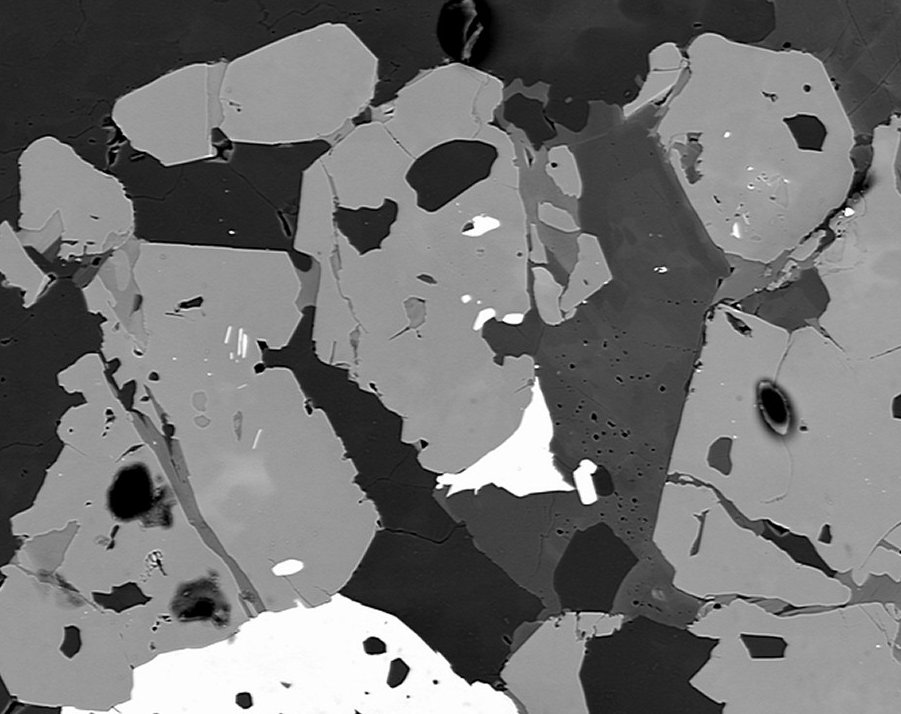
#> input picture data/BSE_Google.jpg, 901 x 714 px
$ python imgae_filter_by_discrete_fourier_transform.py
#> lines starting #> are read from the running program, lines starting #| are printed output that depends on the picture
# Fourier Transform Filtering Demo
# This script shows how to use FFT to apply a High Pass Filter (HPF)
# to an image, then reconstruct the image using inverse FFT.

import cv2
from matplotlib import pyplot as plt
import numpy as np


# ---------------------------------------------------
# STEP 1: Load image in grayscale
# ---------------------------------------------------

img = cv2.imread("../data/BSE_Google.jpg", 0)
#> img is the input picture: shape (714, 901); min 0, max 255, mean 114.8

# ---------------------------------------------------
# STEP 2: Compute the Fourier Transform
# ---------------------------------------------------

# OpenCV DFT requires float32 input.
# The output has 2 channels:
# channel 0 = real part
# channel 1 = imaginary part
dft = cv2.dft(
    np.float32(img),
    flags=cv2.DFT_COMPLEX_OUTPUT
)

# Move the low-frequency components to the center.
# Without this, low frequencies are located at the top-left corner.
dft_shift = np.fft.fftshift(dft)

# Compute the magnitude spectrum.
# magnitude = sqrt(real^2 + imaginary^2)
# log is used to make the spectrum easier to visualize.
magnitude_spectrum = 20 * np.log(
    cv2.magnitude(
        dft_shift[:, :, 0],
        dft_shift[:, :, 1]
    ) + 1
)
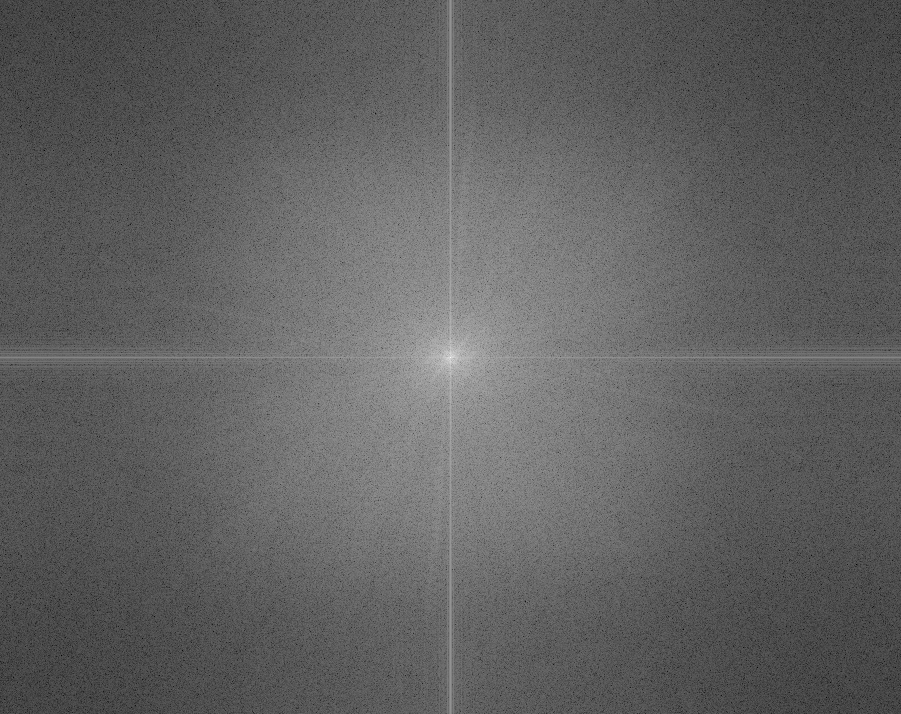
#> magnitude_spectrum: shape (714, 901) float32; min 27.73, max 362.3, mean 155.1; drawn with min black and max white


# ---------------------------------------------------
# STEP 3: Create a circular High Pass Filter mask
# ---------------------------------------------------

# Get image size
rows, cols = img.shape
#> rows = 714; cols = 901

# Find the center of the image
crow, ccol = rows // 2, cols // 2
#> crow = 357; ccol = 450

# Start with a mask full of 1s.
# Shape is (rows, cols, 2) because DFT has real and imaginary channels.
mask = np.ones((rows, cols, 2), np.uint8)

# Radius of the blocked center area
r = 80

# Create coordinate grids
x, y = np.ogrid[:rows, :cols]
#> x = 714 values from 0 to 713

# Select pixels inside the center circle
mask_area = (x - crow) ** 2 + (y - ccol) ** 2 <= r ** 2

# Set the center circle to 0.
# This blocks low frequencies.
mask[mask_area] = 0


# ---------------------------------------------------
# STEP 4: Apply the mask in frequency space
# ---------------------------------------------------

# Multiplying by the mask removes selected frequencies.
# 1 means keep the frequency.
# 0 means remove the frequency.
fshift = dft_shift * mask

# Visualize the filtered frequency spectrum
fshift_mask_mag = 20 * np.log(
    cv2.magnitude(
        fshift[:, :, 0],
        fshift[:, :, 1]
    ) + 1
)
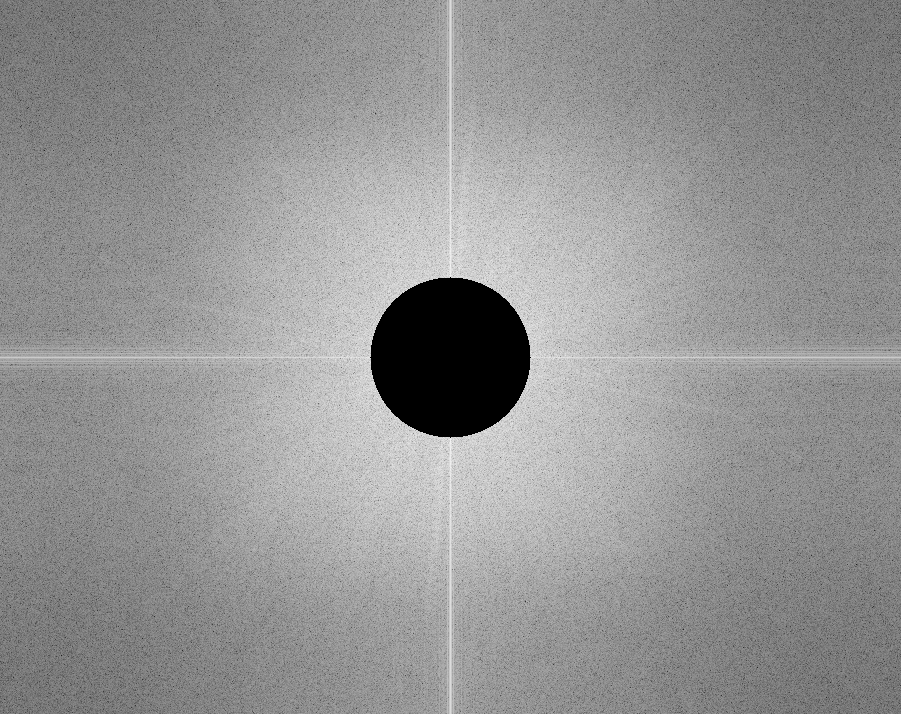
#> fshift_mask_mag: shape (714, 901) float32; min 0, max 245.3, mean 148.2


# ---------------------------------------------------
# STEP 5: Inverse Fourier Transform
# ---------------------------------------------------

# Move the frequency spectrum back to OpenCV's original FFT layout
f_ishift = np.fft.ifftshift(fshift)

# Convert frequency space back to image space
img_back = cv2.idft(f_ishift)

# Convert complex output back to magnitude image
img_back = cv2.magnitude(
    img_back[:, :, 0],
    img_back[:, :, 1]
)
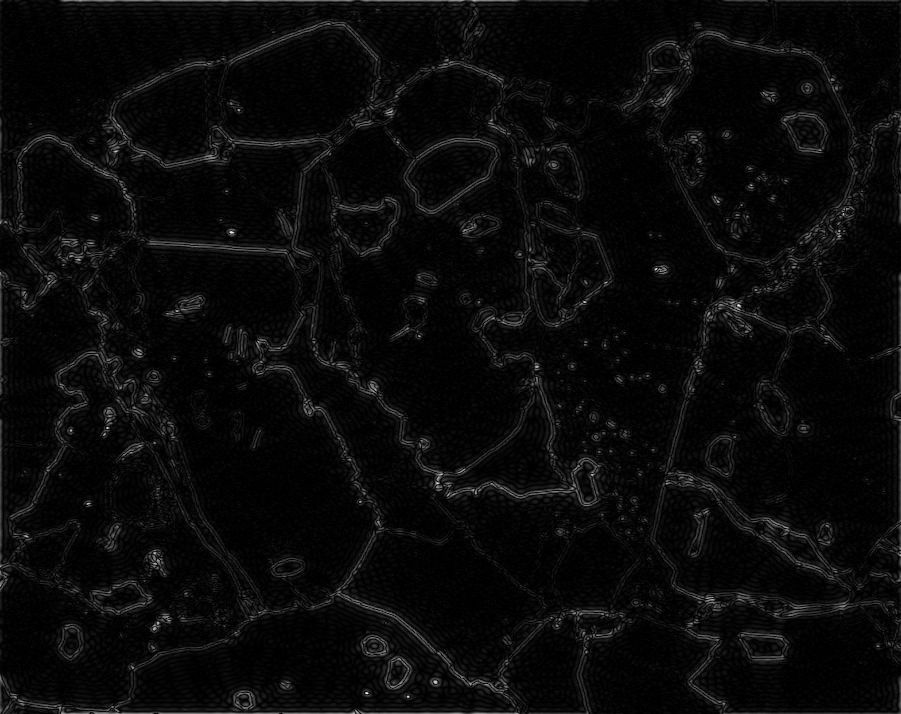
#> img_back: shape (714, 901) float32; min 16.75, max 114860312, mean 4700903.5; drawn with min black and max white


# ---------------------------------------------------
# STEP 6: Display results
# ---------------------------------------------------

fig = plt.figure()

ax1 = fig.add_subplot(1, 2, 1)
ax1.imshow(img, cmap="gray")
ax1.set_title("Input Image")
ax1.axis("off")

ax2 = fig.add_subplot(1, 2, 2)
ax2.imshow(magnitude_spectrum, cmap="gray")
ax2.set_title("FFT of Image")
ax2.axis("off")
fig = plt.figure()

ax3 = fig.add_subplot(1, 2, 1)
ax3.imshow(fshift_mask_mag, cmap="gray")
ax3.set_title("FFT After High Pass Filter")
ax3.axis("off")

ax4 = fig.add_subplot(1, 2, 2)
ax4.imshow(img_back, cmap="gray")
ax4.set_title("After Inverse FFT")
ax4.axis("off")

plt.tight_layout()
plt.show()
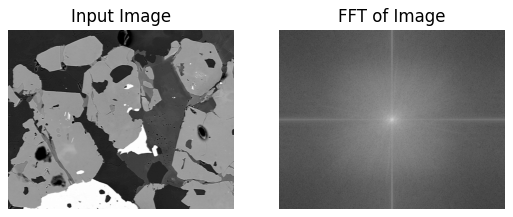
#> figure drawn by matplotlib, 2 panels
